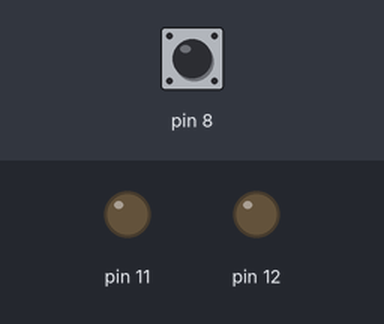
Recording of a sketch running on a simulated Arduino Uno, built with avr-gcc and run on an emulated ATmega328P. Parts: output pins drawn as LEDs (lit = HIGH). Inputs (shaded band) come from the test bench; at power-on: pin 8 HIGH.

Above: at 0.9 s.
1.0 s: pin 8 pulled LOW for 0.15 s
At 2.3 s:
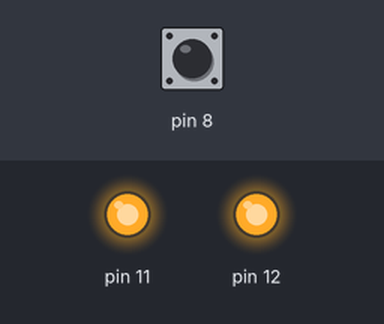
2.6 s: pin 8 pulled LOW for 1 s
At 4.8 s:
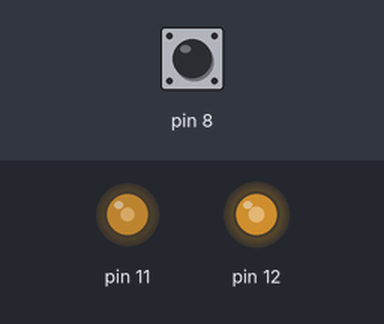
5.1 s: pin 8 pulled LOW for 0.15 s
At 5.6 s:
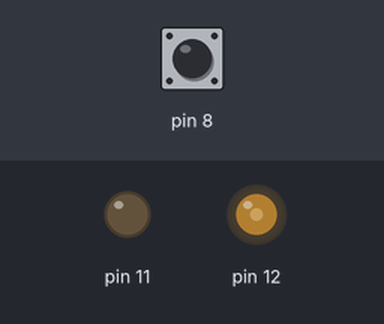
6.8 s: pin 8 pulsed LOW 5 times (0.12 s each, 0.3 s apart)
At 9.2 s:
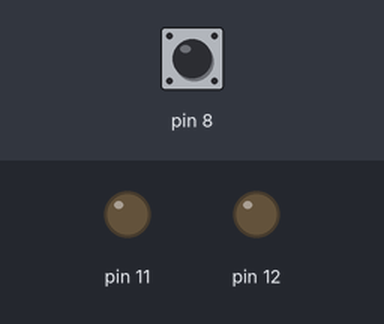
9.8 s: pin 8 pulled LOW for 3.2 s
At 14.4 s:
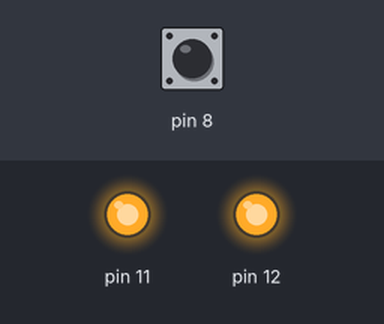
Timing chart, 0 to 15.5 s (numbered marks = the images above; inputs shaded):
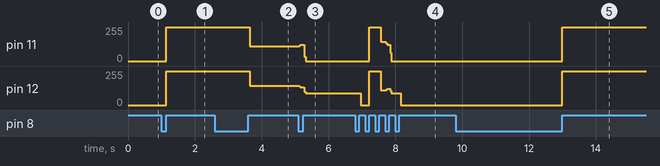

The sketch:

soldering_iron_zd20u.ino
```cpp
// (licence header left out)
#define MOSFET_G    4 /* PB 4 */
#define BUTTON      0 /* PB 0 */
#define LED         3 /* PB 3 */

#define RED         MOSFET_G
#define GREEN       LED

// OFF - no volatege is output on MOSFET gate - heating element disconnected
#define STATE_OFF 0

// ON - full voltage is output on MOSFET gate - heating element at full power
#define STATE_HI  1

// MID - sigma-delta based voltage is output on MOSFET gate - heating element at medium power
#define STATE_MID  2

// LOW - sigma-delta based voltage is output on MOSFET gate - heating element at low power
#define STATE_LOW  3

#define INVALID_STATE 4

//internal pull up resistor keeps the button pin high, when pressed the pin goes to 0
#define BUTTON_PRESSED 0
#define BUTTON_RELEASED 1

//button debouncing counter max value
#define BUTTON_FULLY_PRESSED 64

#define HEAT_PROFILE 1
#define TIMEOUT_PROFILE 2
#define SLEEP_PROFILE 3

#define SLEEP_WAKEUP_TIME 18
#define CONFIG_SLEEP_BIT (1 << 4)


//comment out ENABLE_USER_CONFIG to get extra 200 bytes
//but you'll lose ability to enter user configuration
//after start-up
#define ENABLE_USER_CONFIG

//when user config is disabled this is your iron configuration
#ifndef ENABLE_USER_CONFIG
#define CONFIG_VALUE  (TIMEOUT_PROFILE << 2) | HEAT_PROFILE
#endif /* ENABLE_USER_CONFIG */

// set/unset pins on port B
#define PIN_ON(X) PORTB |= (1 << X)
#define PIN_OFF(X) PORTB &= ~(1 << X)
#define PIN_TOGGLE(X) PORTB ^= (1 << X)
#define PIN_READ(X) (!!(PINB & (1 << X)))
#define PINMODE_INPUT(X) DDRB &= ~(1 << X)
#define PINMODE_OUTPUT(X) DDRB |= (1 << X)
// pull up works only on input pins by writing 1 into the port on the specific pin
#define PINMODE_PULLUP(X) PORTB |= (1 << X)

unsigned int secondsCounter = 0;       //counter of seconds since the button was pressed
volatile unsigned char isrCounter = 0; //counter to calculate seconds via ISR

//function declaration
void appStart(unsigned char configData);

//condensed EEPROM writing and reading macros to fit into Attiny13a flash space

#define EEPROM_WRITE(X) \
  while(EECR & (1<<EEPE)); /* Wait for completion of previous write */ \
  EECR = EEAR = 0;    /* Set Programming mode - clear EEPM1 & EEPM0 bits, writing address set to 0 */ \
  EEDR = X;           /* set the data to be written */ \
  EECR |= (1<<EEMPE); /* Write logical one to EEMPE */ \
  EECR |= (1<<EEPE);  /* Start eeprom write by setting EEPE */

#define EEPROM_READ(X) \
  while(EECR & (1<<EEPE)); /* Wait for completion of previous write */ \
  EEAR = 0;           /* Set up address register */ \
  EECR |= (1<<EERE);  /* Start eeprom read by writing EERE */ \
  X = EEDR;           /* Copy the result of the reading into destination variable */


static void shortDelay(unsigned char tim) {
  while (tim--) {
    unsigned char t = 255;
    while (t--) {
      asm("nop");
      asm("nop");
      asm("nop");
    }
  }
}

static void blinkLed(unsigned char pin, unsigned char cnt) {
  PIN_OFF(pin);
  shortDelay(100);
  while (cnt--) {
    PIN_ON(pin);
    shortDelay(80);
    PIN_OFF(pin);
    shortDelay(200);
  }
}


static void waitForButtonReleased() {
  unsigned char bRead;
  //wait until the button is released
  while (1) {
    bRead = PIN_READ(BUTTON);
    //button released
    if (bRead == BUTTON_RELEASED) {
      return;
    }
    shortDelay(100);
  }
}


static unsigned char checkButtonPressed(unsigned char timeOut) {
  unsigned char bRead;
  //wait until the button is pressed
  while (timeOut--) {
    bRead = PIN_READ(BUTTON);
    //button pressed
    if (bRead == BUTTON_PRESSED) {
      return 1;
    }
    shortDelay(50);
  }
  return 0;
}

// visual value selector that:
// - blinks the RED X-times led to show which variable is being set (the index)
// - cycles and blinks the GREEN led to show values (from 1 to maxVal)
// - to select particular value user has to press button after the GREEN led
//   shows the value
unsigned char selectValue(unsigned char index, unsigned char maxVal) {
  unsigned char maxTimes = 12; //try 12 times to let user to select a value
  while(maxTimes--) {
    unsigned char t = 0;
    //blink the RED led X times to signify which type/index is being selected
    blinkLed(RED, index);
    shortDelay(250);
    waitForButtonReleased();

    //blink GEEN led and cycle all values
    while (++t <= maxVal) {
      blinkLed(GREEN, t);
      if (checkButtonPressed(20)) {
        waitForButtonReleased();
        return t - 1;
      }
    }
  }
  return 0xFF; // timed out - user doesn't care
}

unsigned char configureIron(void) {
  unsigned char val;
  unsigned char t = 10;

  shortDelay(250);
  shortDelay(250);

  //check the button is pressed for ~5 sconds
  while (t--) {
    val = PIN_READ(BUTTON);
    //button released (or was never pressed) -> exit the configuration without saving
    if (val == BUTTON_RELEASED) {
        return 0xFF;
    }
    shortDelay(250);
  }

  waitForButtonReleased();

  //select the first value -> heat profile
  val = selectValue(1, 4);
  //selection timed out -> early exit without saving
  if (val == 0xFF) {
    return val;
  }
  t = val;

  //select second value -> switch off timeouts
  val = selectValue(2, 4);
  //selection timed out -> early exit without saving
  if (val == 0xFF) {
    return val;
  }
  t |= (val << 2);

  //select third value -> sleep mode (1 - off / 2 - on)
  val = selectValue(3, 2);
  //selection timed out -> early exit without saving
  if (val == 0xFF) {
    return val;
  }
  t |= (val << 4);

  //save the configuration
  EEPROM_WRITE(t);
  return t;

}


//interrupt routine triggered via the timer, as explained here:
//https://arduinodiy.wordpress.com/2015/06/22/flashing-an-led-with-attiny13/
ISR(TIM0_OVF_vect) {
  isrCounter++;
  // interrupt occurs 73.2421 times per second, that is ~ 73 + 1/4
  if (isrCounter > 74) {
    //once every 4 iterations make the wait longer
    if (isrCounter & 0x3 == 0) {
      isrCounter = 0;
    } else {
      isrCounter = 1;
    }
    secondsCounter++;
   }
}

// the setup function runs once when you press reset or power the board
void setup() {
  unsigned char configData;

  cli(); //clear interrupts

  // initialize MOSFET_GATE pin 3 (PB4) as output
  PINMODE_OUTPUT(MOSFET_G);
  // initialize LED pin 2 (PB3) as output
  PINMODE_OUTPUT(LED);
  // initialize BUTTON pin 5 (PB0) as input, pulled up
  PINMODE_INPUT(BUTTON);
  PINMODE_PULLUP(BUTTON);

  // Configuration of the timer to be able to measure elapsed seconds.
  // set prescale timer to 1/64th. At 1.2MHz the ISR call rate is 73.2421 time / sec.
  TCCR0B |= (1 << CS01) | (1 << CS00);// set CS01 and CS00 bit in TCCR0B
  TCCR0B &= ~(1 << CS02); // clear CS02 bit from TCCR0B

  // enable timer overflow interrupt
  TIMSK0 |= 1 << TOIE0;// set TOIE0 bit in TIMSK

#ifdef ENABLE_USER_CONFIG
  //check whether button is pressed for 5 seconds and if so, enter the configuration mode
  configData = configureIron();
  // button was not pressed -> read the config data from EEPROM
  if (configData == 0xFF) {
    EEPROM_READ(configData);
    //config has not been set yet
    if (configData == 0xFF) {
      configData = 0; //use the default profile
    }
  }
#else
 configData = CONFIG_VALUE;
#endif

  sei(); //start the timer

  appStart(configData); //start the main iron heating code
}


//this function is never reached
void loop() {};


//controll the LED status
static void led(unsigned char state, unsigned char autoOffStart) {
  if (secondsCounter <= autoOffStart) {
    if (state) {
      PIN_ON(LED);
    } else {
      PIN_OFF(LED);
    }
  }
}

//controll the MOSFET gate
static void mosfet(unsigned char state) {
    if (state) {
      PIN_ON(MOSFET_G);
    } else {
      PIN_OFF(MOSFET_G);
    }
}

// Main iron heat-controlling function. This runs forever until you unplug the power.
// Note: the standard 'loop()' mechanism is not used to save code size (saved 160 bytes!)
// and also to improve CPU timings. The optimisation is achieved by using local variables.
void appStart(const unsigned char configData) {

  unsigned char state = STATE_OFF; //Always start with heat turned OFF for safety reasons
  unsigned char bRead;
  unsigned char blinkStatus = 0;

  unsigned char sdVal = 0;        //sigma delta value
  unsigned char button = 0;       //button value

  //configurable variables
  unsigned char autoOffStart;
  unsigned char autoOffEnd;
  // sigma delta increments for MID and LOW states ( in range of 0 - 127)
  unsigned char midSd;
  unsigned char lowSd;

  //======================================================
  // setup the heat and timeout variables
  // according to the user config
  // +---+---+---+---+---+---+---+---+
  // | 7 | 6 | 5 | 4 | 3 | 2 | 1 | 0 |
  // +---+---+---+---+---+---+---+---+
  // | not used  |slp| time  | heat  |
  // +-----------+---+-------+-------+
  //======================================================


  //set heat values
  midSd = configData & 0x3;
  //blink RED led to show current heat profile
  blinkLed(RED, midSd + 1);

  // 64, 72, 80,  86  sigma delta values
  midSd = 64 + (midSd << 3);
  // 44, 63, 60,  66  sigma delta values
  lowSd = midSd - 20;

  //set timeout values
  autoOffStart = (configData >> 2) & 0x3;
  //blink GREEN led to show current timeout profile
  blinkLed(GREEN, autoOffStart + 1);

  // 32, 64, 96, 128 seconds
  autoOffStart = (autoOffStart + 1) << 5;

  // 42, 76, 110, 144 seconds
  autoOffEnd =  autoOffStart + 10 + (((configData >> 2) & 0x3)  << 1);

  //endless loop...
  while(1) {
  //======================================================
  // handle output to MOSFET gate - controls heat
  //======================================================
  if (state == STATE_OFF) {
    PIN_OFF(MOSFET_G); //mosfet gate turned off
    // Sleep mode is enabled during OFF time (while not heating)
    // but only if user has configured it.
    if (configData & CONFIG_SLEEP_BIT) {
    	//it's time to wake up....
    	if (secondsCounter == SLEEP_WAKEUP_TIME) {
    		secondsCounter = 0;
    		// Turn MOSFET on for a short time.
    		// That will tickle the battery to keep supplying the iron.
    		PIN_ON(MOSFET_G);
    		shortDelay(250);
    		shortDelay(250);
    		shortDelay(250);
    		PIN_OFF(MOSFET_G);
    	}
    } else {
    	secondsCounter = 0;  //keep the seconds timer reset until we turn on the heat
    }
    //LED is already off (set in the button handler)
  } else
  if (state == STATE_HI) {
    PIN_ON(MOSFET_G); //mosfet gate ruturned on
    //LED is already on (set in the button handler)
  } else
  if (state == STATE_MID) {
    register unsigned char val;
    sdVal += midSd; //increment the sigma-delta value by the MID increment
    val = sdVal >> 7;
    mosfet(val); //either on or off depending on the top bit of 7bit sigma delta
    led(!val, autoOffStart);  //blink the LED with low frequency
    sdVal &= 0x7F;
  }
  //STATE_LOW
  else {
    sdVal += lowSd; //increment the sigma-delta value by the LOW increment
    mosfet(sdVal >> 7); //either on or off depending on the top bit of 7bit sigma delta
    sdVal &= 0x7F;
    //LED is already off (set in the button handler)
  }

  //======================================================
  // handle button press / release
  //======================================================
  bRead = PIN_READ(BUTTON);
  //button released
  if (bRead == BUTTON_RELEASED) {
    //button just changed state from fully pressed to released
    if (button == BUTTON_FULLY_PRESSED) {
      button = 0;
      //handle press during normal work  time (led is NOT blinking)
      if (secondsCounter <= autoOffStart) {
        state++; //jump to next state
        if (state == INVALID_STATE) {
          state = 0;
        }
      }
      //reset the seconds counter
      secondsCounter = 0;
      isrCounter = 0;
      //set the LED according to the current state
      if (state == STATE_HI) {
        PIN_ON(LED);
      } else {
        PIN_OFF(LED);
      }
    }
  }
  //button pressed
  else
  //button debouncing: button is considered pressed once the button value accumulates to fully-pressed value
  if (button < BUTTON_FULLY_PRESSED){
    button++; //not fully pressed yet -> increase the button value
  }

  //======================================================
  // handle the timings
  //======================================================
  //check the time for auto off
  if (secondsCounter == autoOffEnd) {
      state = STATE_OFF;
      PIN_OFF(LED);
      isrCounter = 0;
      secondsCounter = 0;
  }
  else
  //blink the LED every second to notify the iron is going to be turned off shortly
  if (secondsCounter >= autoOffStart) {
      if (isrCounter == 5 || isrCounter == 25) {
        if (!blinkStatus) {
          PIN_TOGGLE(LED);
          blinkStatus = 1;
        }
      } else {
        blinkStatus = 0;
      }
   }

   } //end while
}
```

Measured:
- after the input at 1.0 s, pin 11, pin 12: 0/255 → 255/255 after 0.15 s
- after the input at 2.6 s, pin 11: 255/255 → 109/255 after 1.0 s; pin 12: 255/255 → 146/255 after 1.0 s
- after the input at 5.1 s, pin 11: 109/255 → 123/255 at once, → 0/255 0.16 s later; pin 12: 146/255 → 132/255 at once, → 88/255 0.16 s later
- after the input at 6.8 s, pin 11: 0/255 → 255/255 after 0.42 s, → 146/255 0.34 s later, → 123/255 0.16 s later, → 0/255 0.12 s later; pin 12: 88/255 → 0/255 after 0.16 s, → 255/255 0.26 s later, → 109/255 0.34 s later, → 123/255 0.16 s later, … (6 changes in this stretch)
- after the input at 9.8 s, pin 11, pin 12: 0/255 → 255/255 after 3.2 s
